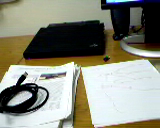
//> input picture example_16-01-imgA.png, 160 x 128 px
$ ./example_10-03 100 1 1 3 2 example_16-01-imgA.png   (built with g++ and OpenCV 4)
//> lines starting //> are read from the running program, lines starting //| are printed output that depends on the picture; after the words box and inside, x2 and y2 are one past the last pixel; in counts of white or black regions, pixels touching at a corner belong together
// Example 10-3. Threshold versus adaptive threshold
#include <opencv2/opencv.hpp>
#include <cstdlib>
#include <iostream>

using namespace std;

int main( int argc, char** argv )
{
	if(argc != 7) { cout << "\nExample 10-3. Threshold versus adaptive threshold\n"
	"Usage:\n" <<argv[0] <<" fixed_threshold invert(0=off|1=on) "
	"adaptive_type(0=mean|1=gaussian) block_size offset image\n"
	"Example:\n" <<argv[0] <<" 100 1 0 15 10 ../faces.png\n"; return -1; }

	// Process command line arguments
	//
	double fixed_threshold = (double)atof(argv[1]);
	int threshold_type = atoi(argv[2]) ? cv::THRESH_BINARY : cv::THRESH_BINARY_INV;
	int adaptive_method = atoi(argv[3]) ? cv::ADAPTIVE_THRESH_MEAN_C
	: cv::ADAPTIVE_THRESH_GAUSSIAN_C;
	int block_size = atoi(argv[4]);
	double offset = (double)atof(argv[5]);
	cv::Mat Igray = cv::imread(argv[6], cv::IMREAD_GRAYSCALE);
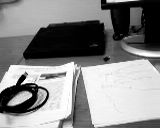
//> Igray: 128 rows x 160 cols, CV_8UC1; min 0, max 255, mean 135.7

	// Read in gray image.
	//
	if( Igray.empty() ){ cout << "Can not load " << argv[6] << endl; return -1; }

	// Declare the output images.
	//
	cv::Mat It, Iat;

	// Thresholds.
	//
	cv::threshold(
		Igray,
		It,
		fixed_threshold,
		255,
		threshold_type);
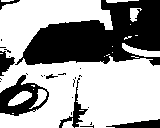
//> It: 128 rows x 160 cols, CV_8UC1; 62.5% white; 26 black regions (19 under 20 px), largest, box (x1, y1, x2, y2) and area: (15, 0, 160, 66) 5799, (0, 75, 49, 116) 933, (59, 78, 88, 128) 289
	cv::adaptiveThreshold(
		Igray,
		Iat,
		255,
		adaptive_method,
		threshold_type,
		block_size,
		offset
		);
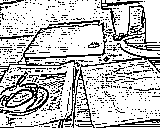
//> Iat: 128 rows x 160 cols, CV_8UC1; 75.6% white; black in thin lines or dots

	// Show the results.
	//
	cv::imshow("Raw",Igray);
	cv::imshow("Threshold",It);
	cv::imshow("Adaptive Threshold",Iat);
	cv::waitKey(0);
	return 0;
}

$ run again, on checkerboard9x6.png
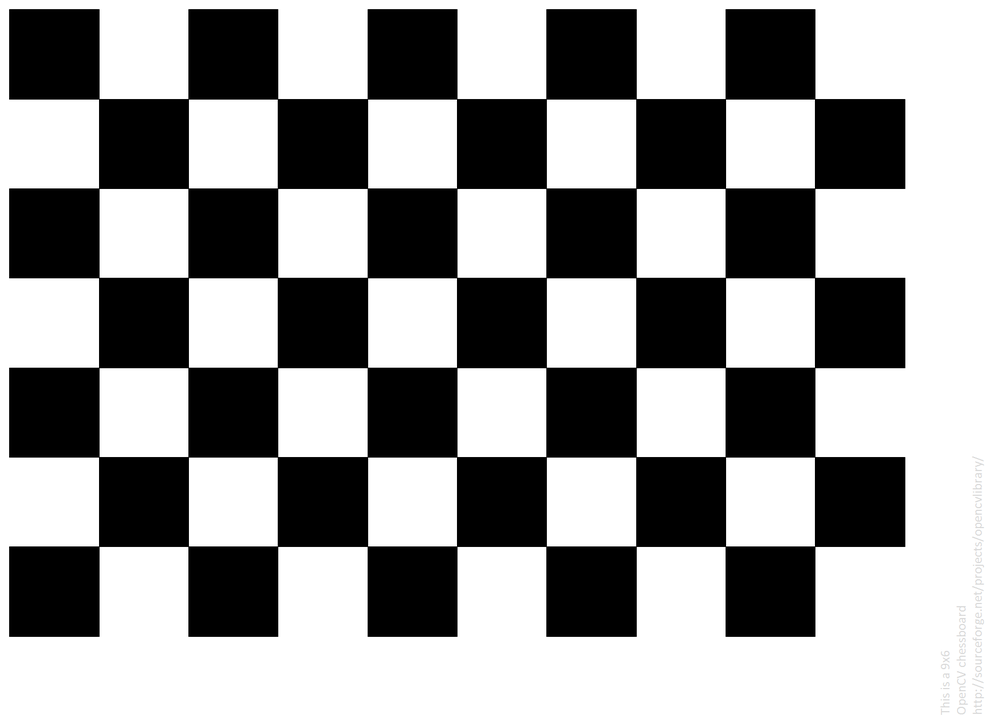
//> input picture checkerboard9x6.png, 985 x 716 px, shrunk from 1830 x 1330 before the run
//> `cv::threshold( Igray, It, fixed_threshold, 255, threshold_type);`:
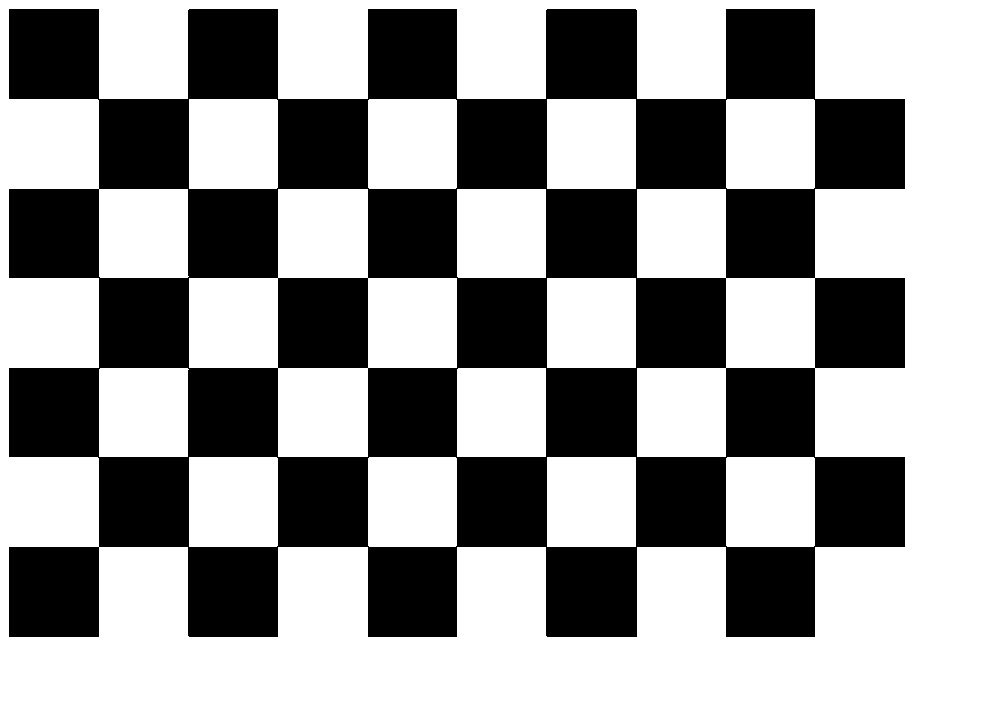
//> It: 716 rows x 985 cols, CV_8UC1; 60% white; 1 black region, box (x1, y1, x2, y2) and area: (9, 9, 905, 637) 282261
//> `cv::adaptiveThreshold( Igray, Iat, 255, adaptive_method, threshold_typ..`:
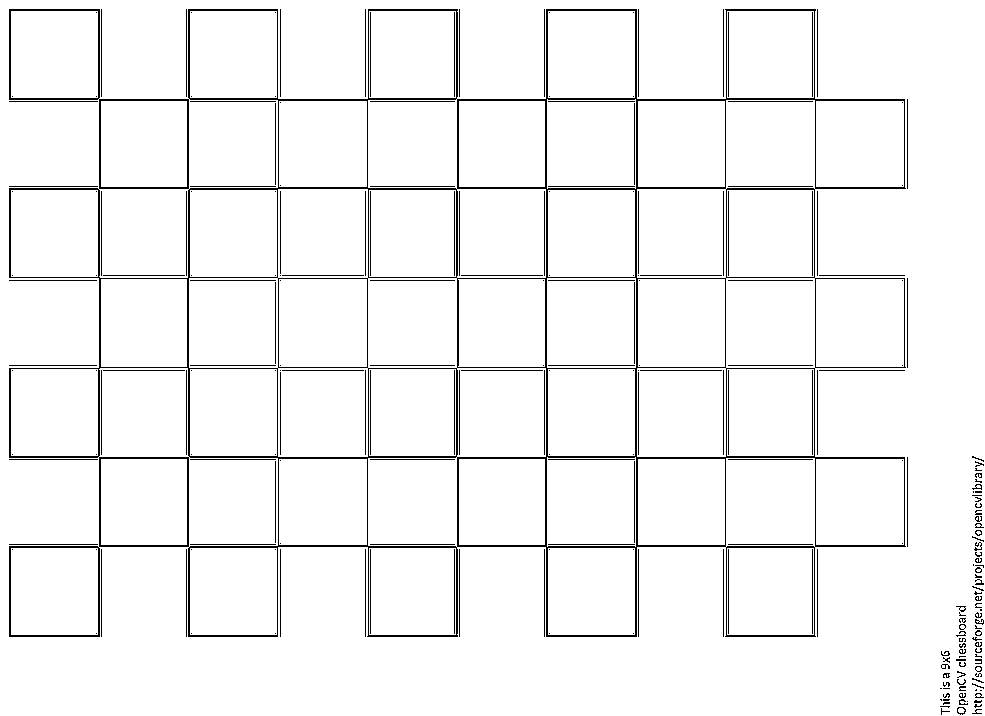
//> Iat: 716 rows x 985 cols, CV_8UC1; 95.7% white; black in thin lines or dots

$ run again, on example_16-01-imgB.png
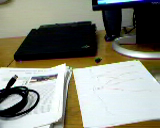
//> input picture example_16-01-imgB.png, 160 x 128 px
//> `cv::threshold( Igray, It, fixed_threshold, 255, threshold_type);`:
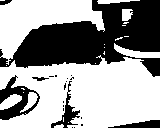
//> It: 128 rows x 160 cols, CV_8UC1; 60.8% white; 20 black regions (14 under 20 px), largest, box (x1, y1, x2, y2) and area: (0, 0, 160, 77) 6596, (0, 75, 40, 120) 737, (51, 81, 80, 128) 323, (108, 120, 160, 128) 246, (0, 0, 12, 5) 41, (32, 77, 49, 81) 38
//> `cv::adaptiveThreshold( Igray, Iat, 255, adaptive_method, threshold_typ..`:
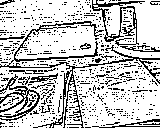
//> Iat: 128 rows x 160 cols, CV_8UC1; 77% white; black in thin lines or dots
